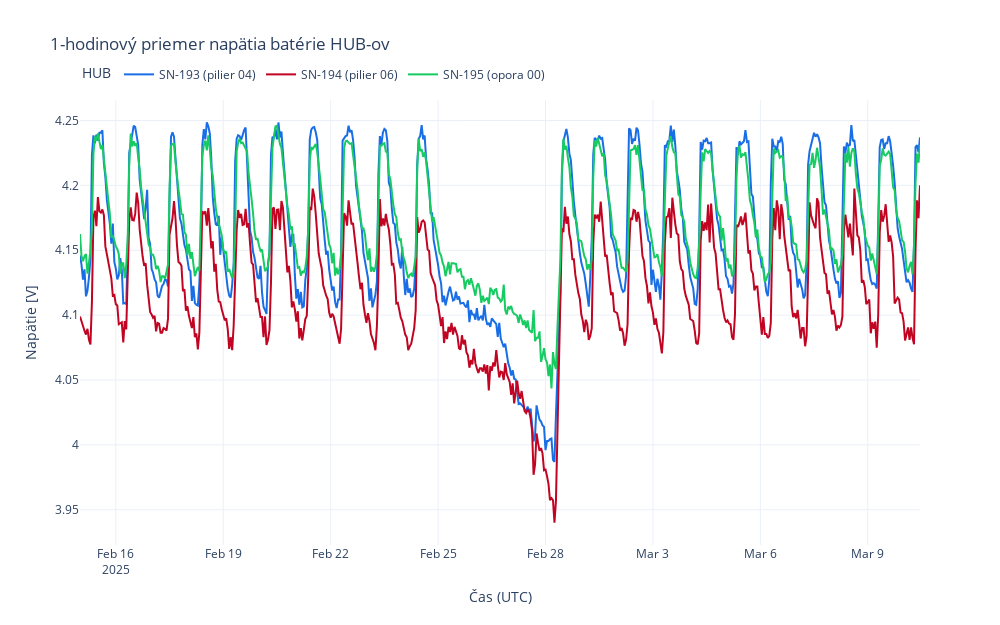

The code cell stored with this chart in its notebook:
### Code cell
# Create copies of original DataFrames before resampling
df_hub_1_avg = df_hub_1.copy()
df_hub_2_avg = df_hub_2.copy()
df_hub_3_avg = df_hub_3.copy()

# Ensure Time column is set as index for resampling
for df in [df_hub_1_avg, df_hub_2_avg, df_hub_3_avg]:
    if not df.empty:
        df.set_index("Time", inplace=True)
        df.sort_index(inplace=True)  # Ensure time is sorted

# Resample to 1-hour mean (using lowercase 'h' to avoid warning)
df_hub_1_avg = df_hub_1_avg.resample("1h").mean().reset_index()
df_hub_2_avg = df_hub_2_avg.resample("1h").mean().reset_index()
df_hub_3_avg = df_hub_3_avg.resample("1h").mean().reset_index()

# Create new Plotly figure for 1-hour averages
fig = go.Figure()

# Add traces for each HUB with 1-hour averaged values
for df, uuid, label in zip([df_hub_1_avg, df_hub_2_avg, df_hub_3_avg],
                           ["124005320765128", "229128940302024", "277769444929224"],
                           ["SN-193 (pilier 04)", "SN-194 (pilier 06)", "SN-195 (opora 00)"]):
    if not df.empty:
        fig.add_trace(go.Scatter(
            x=df["Time"],
            y=df["Voltage"],
            mode="lines",  # Smoothed lines, no markers
            name=label,
            line=dict(color=hub_colors[uuid])
        ))

# Set plot width
w_ = 1000

# Customize layout
fig.update_layout(
    title="1-hodinový priemer napätia batérie HUB-ov",
    xaxis_title="Čas (UTC)",
    yaxis_title="Napätie [V]",
    legend_title="HUB",
    legend=dict(
        orientation="h",
        yanchor="bottom",
        y=1.025,  # Position legend above chart
        xanchor="left",
        x=0.00
    ),
    width=w_,  # Set width
    height=(w_/8)*5,  # Set height (8:5 ratio)
    template="plotly_white"
)

# Show plot
fig.show()

### Figure 1 — Plotly figure (JSON) as saved in the notebook; plotly's stock layout.template omitted (floating-point values rounded to 4 significant figures; data arrays with more than 128 entries replaced by an {"elided": "..."} marker saying what was removed)
{"data": [{"line": {"color": "#196ee6"}, "mode": "lines", "name": "SN-193 (pilier 04)", "type": "scatter", "x": {"elided": "564 str values"}, "y": {"elided": "564 float values"}}, {"line": {"color": "#c10422"}, "mode": "lines", "name": "SN-194 (pilier 06)", "type": "scatter", "x": {"elided": "564 str values"}, "y": {"elided": "564 float values"}}, {"line": {"color": "#16cc62"}, "mode": "lines", "name": "SN-195 (opora 00)", "type": "scatter", "x": {"elided": "564 str values"}, "y": {"elided": "564 float values"}}], "layout": {"height": 625, "legend": {"orientation": "h", "title": {"text": "HUB"}, "x": 0, "xanchor": "left", "y": 1.025, "yanchor": "bottom"}, "title": {"text": "1-hodinový priemer napätia batérie HUB-ov"}, "width": 1000, "xaxis": {"title": {"text": "Čas (UTC)"}}, "yaxis": {"title": {"text": "Napätie [V]"}}}}
